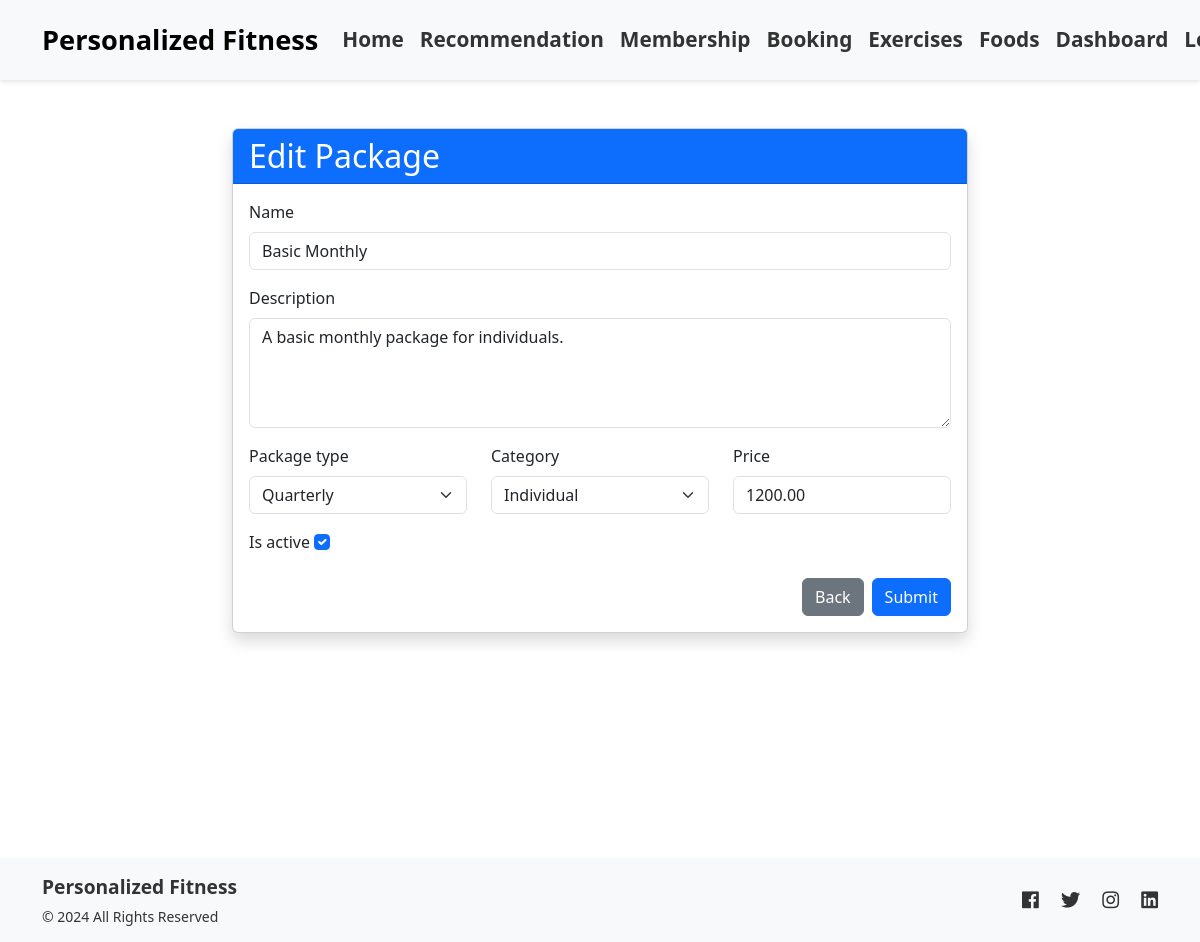
Page /membership/package/1/edit/ (signed in) on the committed database.
### membership/models.py (models this page shows, shortened)
class Package(models.Model):
    PACKAGE_CHOICES = [
        ('Monthly', 'Monthly'),
        ('Quarterly', 'Quarterly'),
        ('Semi-Annually', 'Semi-Annually'),
        ('Annually', 'Annually'),
    ]
    CATEGORY_CHOICES = [
        ('Individual', 'Individual'),
        ('Student', 'Student'),
        ('Couple', 'Couple'),
        ('Family', 'Family'),
    ]
    name = models.CharField(max_length=50, unique=True)
    description = models.TextField(blank=True, null=True)
    package_type = models.CharField(max_length=20, choices=PACKAGE_CHOICES)
    category = models.CharField(max_length=20, choices=CATEGORY_CHOICES, default='Individual')
    price = models.DecimalField(max_digits=10, decimal_places=2)
    is_active = models.BooleanField(default=True)
    created_at = models.DateTimeField(auto_now_add=True)
    updated_at = models.DateTimeField(auto_now=True)

### membership/views.py (the view)
    def wrapper(request, *args, **kwargs):
        if not is_admin(request.user):
            messages.error(request, "You are not allowed to access this page.")
            return HttpResponseRedirect(reverse('packages'))
        return view_func(request, *args, **kwargs)

### membership/forms.py
class PackageForm(forms.ModelForm):
    class Meta:
        model = Package
        fields = '__all__'

### membership/views.py (called while the page is built)
def is_admin(user):
    return user.is_superuser

def admin_required(view_func):
    def wrapper(request, *args, **kwargs):
        if not is_admin(request.user):
            messages.error(request, "You are not allowed to access this page.")
            return HttpResponseRedirect(reverse('packages'))
        return view_func(request, *args, **kwargs)
    return wrapper

@login_required(login_url='login')
@admin_required
def package_update(request, pk):
    package = get_object_or_404(Package, pk=pk)
    if request.method == 'POST':
        form = PackageForm(request.POST, instance=package)
        if form.is_valid():
            form.save()
            messages.success(request, f"Package '{package.name}' updated successfully!")
            return redirect('packages')
    else:
        form = PackageForm(instance=package)
    return render(request, 'packages/package_form.html', {'form': form})

### membership/templates/packages/package_form.html (shortened to what this page needs)
{% extends 'main.html' %}
{% load widget_tweaks %}
{% block content %}
<div class="container py-5">
    <div class="row justify-content-center">
        <div class="col-lg-8">
            <div class="card shadow">
                <div class="card-header bg-primary text-white">
                    <h2 class="mb-0">{% if form.instance.pk %}Edit Package{% else %}Create Package{% endif %}</h2>
                </div>
                <div class="card-body">
                    <form method="POST">
                        <div class="mb-3">
                            <label for="{{ form.name.id_for_label }}" class="form-label">{{ form.name.label }}</label>
                            {{ form.name|add_class:"form-control" }}
                        </div>
                        <div class="mb-3">
                            <label for="{{ form.description.id_for_label }}" class="form-label">{{ form.description.label }}</label>
                            {{ form.description|add_class:"form-control"|attr:"rows:4" }}
                        </div>
                        <div class="row">
                            <div class="col-md-4 mb-3">
                                <label for="{{ form.package_type.id_for_label }}" class="form-label">{{ form.package_type.label }}</label>
                                {{ form.package_type|add_class:"form-select" }}
                            </div>
                            <div class="col-md-4 mb-3">
                                <label for="{{ form.category.id_for_label }}" class="form-label">{{ form.category.label }}</label>
                                {{ form.category|add_class:"form-select" }}
                            </div>
                            <div class="col-md-4 mb-3">
                                <label for="{{ form.price.id_for_label }}" class="form-label">{{ form.price.label }}</label>
                                {{ form.price|add_class:"form-control" }}
                            </div>
                        </div>
                        <div class="mb-3">
                            <label for="{{ form.is_active.id_for_label }}" class="form-label">{{ form.is_active.label }}</label>
                            {{ form.is_active|add_class:"form-check-input" }}
                        </div>
                        <div class="d-flex justify-content-end mt-3">
                            <a href="{% url 'packages' %}" class="btn btn-secondary me-2">Back</a>
                            <button type="submit" class="btn btn-primary">Submit</button>
                        </div>
                    </form>
                </div>
            </div>
        </div>
    </div>
</div>
{% endblock %}

### rows in the picture
Package: name "Basic Monthly", description "A basic monthly package for individuals.", package_type "Quarterly", category "Individual", price "1200.00", is_active "☑"
